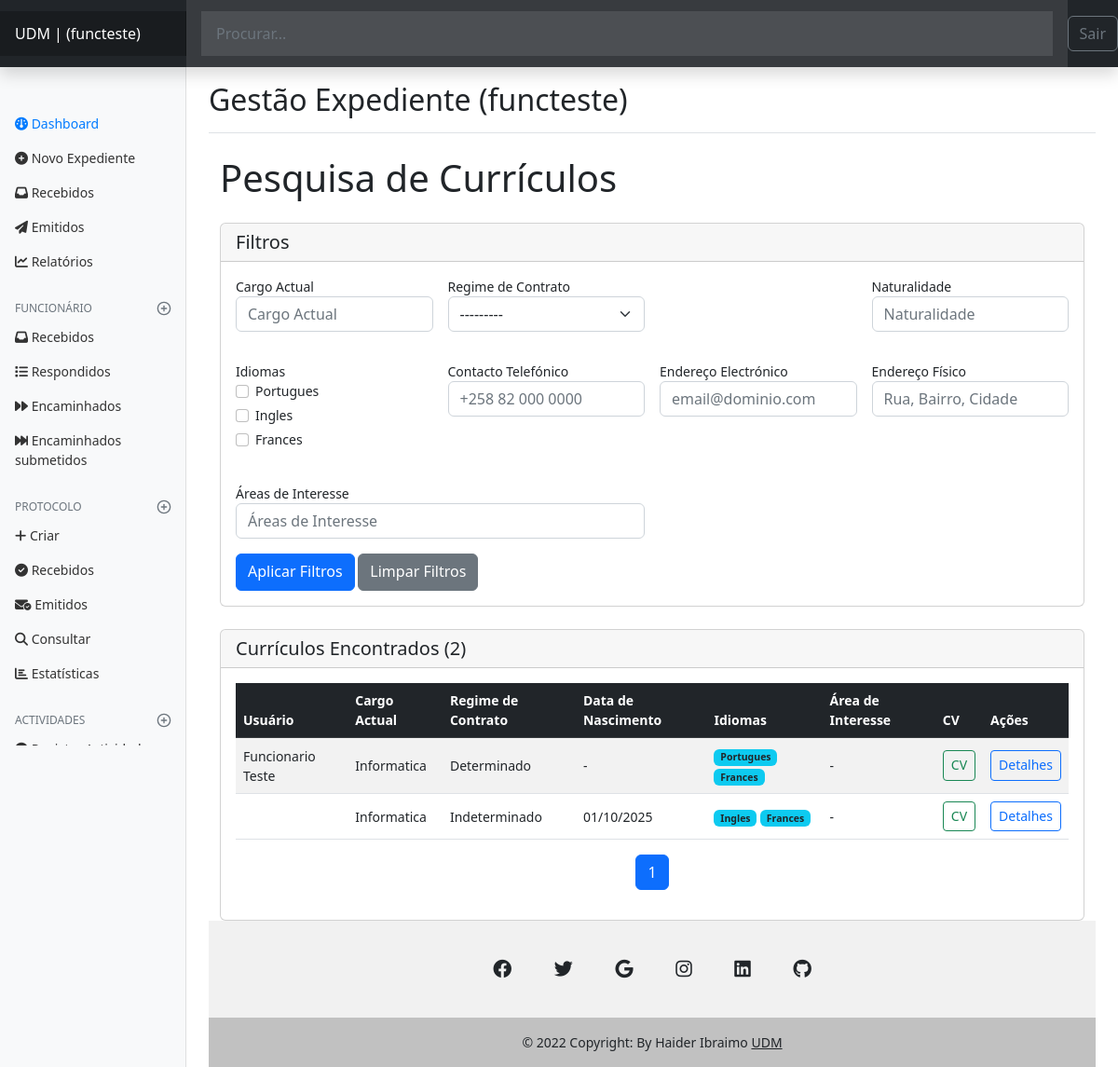
/rhumanos/search/ (signed in), run on an earlier commit of the app's database.
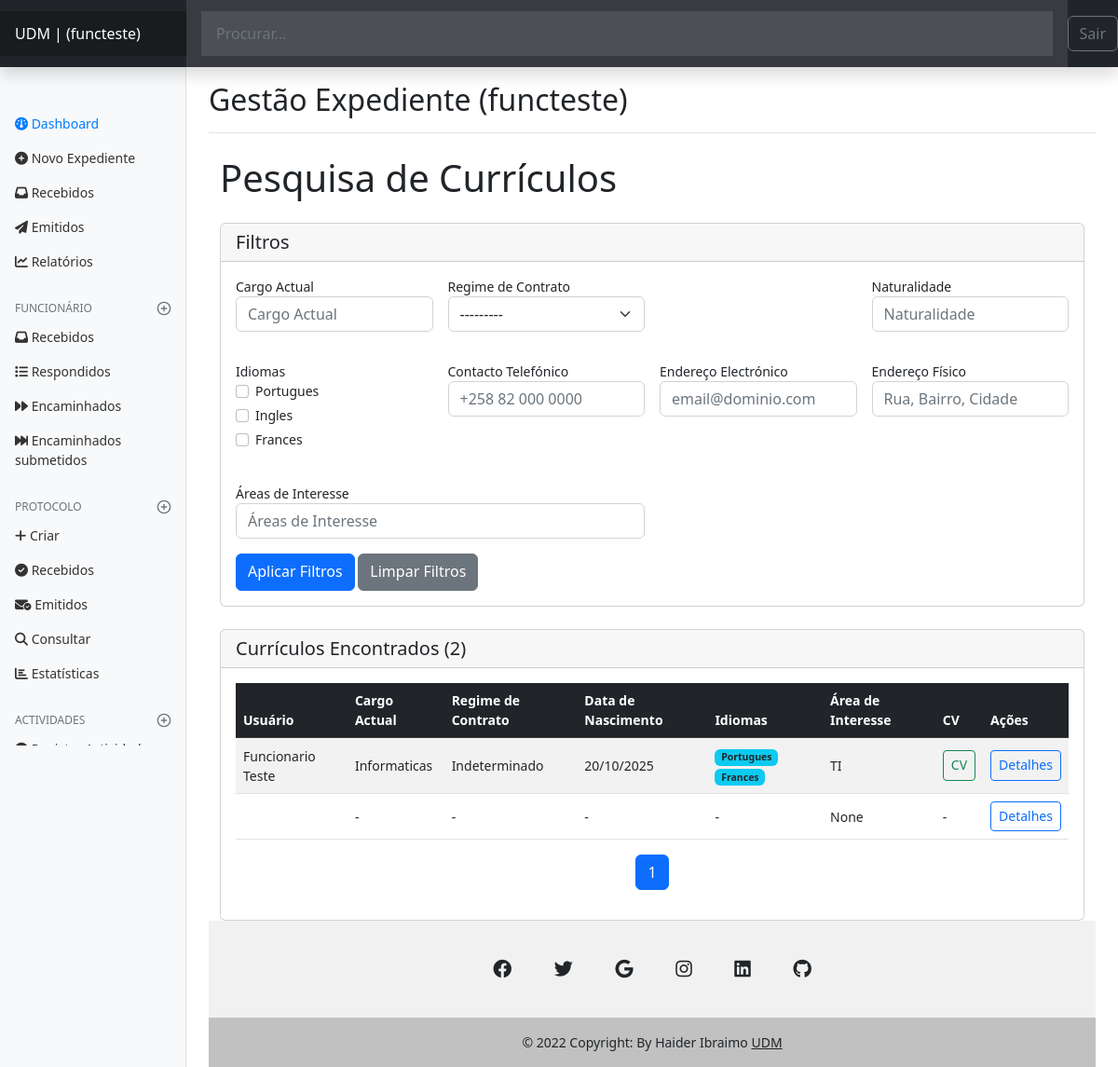
And on a later commit of the database.
### rhumanos/models.py (models this page shows, shortened)
class Curriculo(models.Model):
    REGIME_CONTRATO_CHOICES = [
        ('Indeterminado', 'Indeterminado'),
        ('Determinado', 'Determinado'),
    ]
    IDIOMA_CHOICES = [
        ('Português', 'Português'),
        ('Inglês', 'Inglês'),
        ('Francês', 'Francês'),
        ('Línguas Locais', 'Línguas Locais'),
        ('Outro', 'Outro'),
    ]
    user = models.OneToOneField(
        settings.AUTH_USER_MODEL,
        on_delete=models.CASCADE,
        related_name="curriculo",
        verbose_name="Usuário",
        null=True,
        blank=True
    )
    cargo_actual = models.CharField(
        max_length=100,
        verbose_name="Cargo Actual",
        null=True,
        blank=True
    )
    regime_contrato = models.CharField(
        max_length=50,
        choices=REGIME_CONTRATO_CHOICES,
        verbose_name="Regime de Contrato",
        null=True,
        blank=True
    )
    data_nascimento = models.DateField(
        verbose_name="Data de Nascimento",
        null=True,
        blank=True
    )
    naturalidade = models.CharField(
        max_length=100,
        verbose_name="Naturalidade",
        null=True,
        blank=True
    )
    idiomas = models.ManyToManyField(
    Idioma,
    verbose_name="Idiomas",
    blank=True
)
    contacto_telefonico = models.CharField(
        max_length=50,
        verbose_name="Contacto Telefónico",
        null=True,
        blank=True
    )
    endereco_electronico = models.EmailField(
        verbose_name="Endereço Electrónico",
        null=True,
        blank=True
    )
    endereco_fisico = models.CharField(
        max_length=255,
        verbose_name="Endereço Físico",
        null=True,
        blank=True
    )
    areas_interesse = models.TextField(
        verbose_name="Áreas de Interesse",
        null=True,
        blank=True
    )
    ficheiro_cv = models.FileField(
        upload_to='cv/uploads/%Y/%m/%d/',
        null=True,
        blank=True,
        verbose_name="Ficheiro do CV"
    )
    data_registo = models.DateTimeField(
        auto_now_add=True,
        verbose_name="Data de Registo"
    )
    class Meta:
        verbose_name = "Currículo"
        verbose_name_plural = "Currículos"
        ordering = ['user__username']

class Idioma(models.Model):
    nome = models.CharField(max_length=50, unique=True)
    def __str__(self):
        return self.nome

### rhumanos/views.py (the view)
@login_required(login_url='login')  # Ajusta a URL de login
def curriculo_search(request):
    funcionario = Funcionario.objects.select_related('departamento').filter(author=request.user).first()
    if not funcionario:
        logger.warning("Funcionário não encontrado para o utilizador %s", request.user.username)
        raise Http404("Funcionário não encontrado")
    curriculos_queryset = Curriculo.objects.select_related('user').prefetch_related(
        'idiomas', 'formacoes', 'cursos_certificacoes', 'competencias_digitais',
        'habilidades_talentos', 'mobilidade_interna'
    ).all()
    curriculo_filter = CurriculoFilter(request.GET, queryset=curriculos_queryset)
    paginator = Paginator(curriculo_filter.qs.distinct(), PER_PAGE)
    page_number = request.GET.get('page')
    page_obj = paginator.get_page(page_number)
    context = {
        'curriculos': page_obj,           # Currículos paginados
        'filter': curriculo_filter,       # Formulário de filtros
        'page_obj': page_obj,
        'funcionario': funcionario,
        'current_page': page_obj.number,
        'total_pages': paginator.num_pages,
        'query_string': request.META['QUERY_STRING'],
    }
    return render(request, 'rhumanos/curriculo_search.html', context)

### rhumanos/templates/rhumanos/curriculo_search.html (shortened to what the changed rows need)
{% extends 'global/base.html' %}
{% load static %}
{% load widget_tweaks %}
{% block content %}
{% load crispy_forms_tags %}
<div class="container mt-4">
    <h1 class="mb-4">Pesquisa de Currículos</h1>
    <div class="card">
        <div class="card-body table-responsive">
            <table class="table table-striped table-hover align-middle">
                <thead class="table-dark">
                    <tr>
                        <th>Usuário</th>
                        <th>Cargo Actual</th>
                        <th>Regime de Contrato</th>
                        <th>Data de Nascimento</th>
                        <th>Idiomas</th>
                        <th>Área de Interesse</th>
                        <th>CV</th>
                        <th>Ações</th>
                    </tr>
                </thead>
                <tbody>
                    {% for curriculo in curriculos %}
                        <tr>
                            <td>{% if curriculo.user %}
    {{ curriculo.user.get_full_name }}
{% else %}
    Sem usuário
{% endif %}</td>
                            <td>{{ curriculo.cargo_actual|default:"-" }}</td>
                            <td>{{ curriculo.regime_contrato|default:"-" }}</td>
                            <td>{{ curriculo.data_nascimento|date:"d/m/Y"|default:"-" }}</td>
                            <td>
                                {% for idioma in curriculo.idiomas.all %}
                                    <span class="badge bg-info text-dark">{{ idioma.nome }}</span>
                                {% empty %}
                                    -
                                {% endfor %}
                            </td>
                            <td>{{ curriculo.areas_interesse|truncatechars:30|default:"-" }}</td>
                            <td>
                                {% if curriculo.ficheiro_cv %}
                                    <a href="{{ curriculo.ficheiro_cv.url }}" class="btn btn-sm btn-outline-success" target="_blank">
                                         CV
                                    </a>
                                {% else %}
                                    -
                                {% endif %}
                            </td>
                            <td>
                                <a href="{% url 'rhumanos:detalhes_curriculo' curriculo.id %}" class="btn btn-sm btn-outline-primary">
                                     Detalhes
                                </a>
                            </td>
                        </tr>
                    {% empty %}
                        <tr>
                            <td colspan="8" class="text-center">Nenhum currículo encontrado.</td>
                        </tr>
                    {% endfor %}
                </tbody>
            </table>
            <nav aria-label="Página de resultados">
                <ul class="pagination justify-content-center">
                    {% for num in page_obj.paginator.page_range %}
                        <li class="page-item {% if page_obj.number == num %}active{% endif %}">
                            <a class="page-link" href="?page={{ num }}&{{ query_string }}">{{ num }}</a>
                        </li>
                    {% endfor %}
                </ul>
            </nav>
        </div>
    </div>
</div>
{% endblock %}

What changed in the data, as far as the page shows it:
removed Curriculo: cargo_actual "Informatica", regime_contrato "Indeterminado", data_nascimento "01/10/2025", areas_interesse "-", Idioma (nome "Frances")
no longer on this page (row unchanged): Idioma: nome "Ingles", shown under "Informatica"
changed Curriculo "Funcionario Teste": cargo_actual "Informatica" → "Informaticas"; regime_contrato "Determinado" → "Indeterminado"; data_nascimento "-" → "20/10/2025"; areas_interesse "-" → "TI"
added Curriculo: cargo_actual "-", regime_contrato "-", data_nascimento "-", areas_interesse "None"
